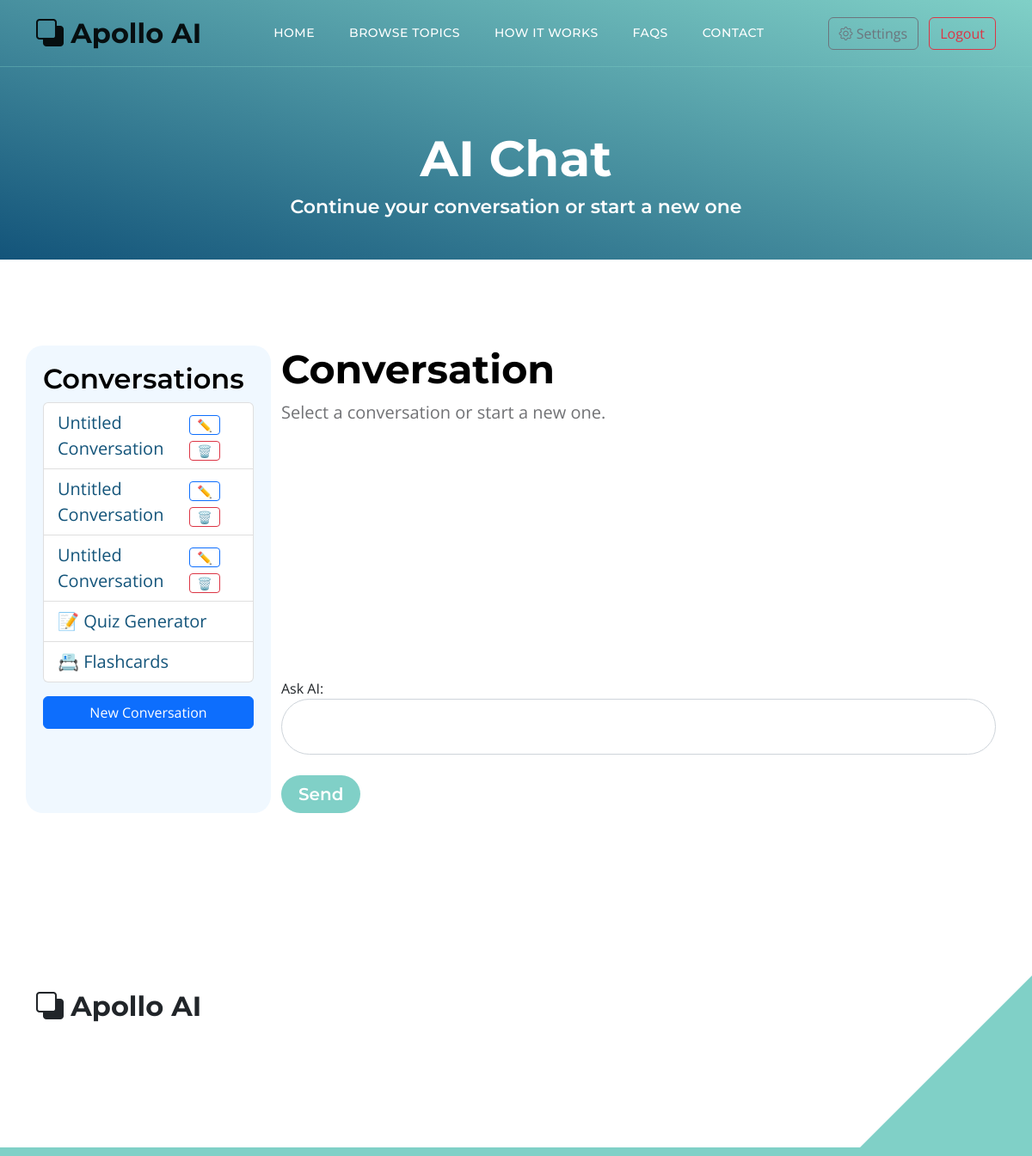
Page /main.php (signed in) on the committed database.
### tables this page shows
CREATE TABLE `conversations` (
  `id` int(11) NOT NULL,
  `user_id` int(11) NOT NULL,
  `title` varchar(255) DEFAULT 'Untitled Conversation',
  `created_at` timestamp NOT NULL DEFAULT current_timestamp()
);

### main.php (the view, shortened to what this page needs)
<?php
require 'db.php';
$conversation_id = $_GET['conversation_id'] ?? null;
$user_id = $_SESSION['user_id'];
$conversations = $db->query("SELECT * FROM conversations WHERE user_id = $user_id ORDER BY created_at DESC")->fetchAll(PDO::FETCH_ASSOC);
$messages = [];
?>
<!doctype html>
<html lang="en">
<head>
    <link href="css/bootstrap.min.css" rel="stylesheet">
    <link href="css/bootstrap-icons.css" rel="stylesheet">
    <link href="css/style.css" rel="stylesheet">
</head>
<body id="top">
<main>
    <nav class="navbar navbar-expand-lg">
        <div class="container">
            <a class="navbar-brand" href="index.php">
                <i class="bi-back"></i>
                <span>Apollo AI</span>
            </a>
            <div class="collapse navbar-collapse" id="navbarNav">
                <ul class="navbar-nav ms-lg-5 me-lg-auto">
                    <li class="nav-item"><a class="nav-link" href="index.php#section_1">Home</a></li>
                    <li class="nav-item"><a class="nav-link" href="index.php#section_2">Browse Topics</a></li>
                    <li class="nav-item"><a class="nav-link" href="index.php#section_3">How it works</a></li>
                    <li class="nav-item"><a class="nav-link" href="index.php#section_4">FAQs</a></li>
                    <li class="nav-item"><a class="nav-link" href="index.php#section_5">Contact</a></li>
                </ul>
                <div class="d-none d-lg-block">
                    <a href="settings.php" class="btn btn-outline-secondary ms-2" title="Settings"><i class="bi bi-gear"></i> Settings</a>
                    <?php if (isset($_SESSION['user_id'])): ?>
                        <a href="logout.php" class="btn btn-outline-danger ms-2">Logout</a>
                    <?php endif; ?>
                </div>
            </div>
        </div>
    </nav>
    <section class="hero-section d-flex justify-content-center align-items-center" style="padding-bottom:40px;">
        <div class="container">
            <div class="row">
                <div class="col-lg-12 text-center">
                    <h1 class="text-white">AI Chat</h1>
                    <h6 class="text-white">Continue your conversation or start a new one</h6>
                </div>
            </div>
        </div>
    </section>
    <section class="section-padding">
        <div class="container">
            <div class="row">
                <div class="col-lg-3 sidebar">
                    <h3>Conversations</h3>
                    <ul class="list-group">
                        <?php foreach ($conversations as $conv): ?>
                            <li class="list-group-item<?= ($conv['id'] == $conversation_id) ? ' active' : '' ?>">
                                <div class="d-flex justify-content-between align-items-center">
                                    <a href="main.php?conversation_id=<?= $conv['id'] ?>" style="text-decoration:none;<?= ($conv['id'] == $conversation_id) ? 'color:#fff;' : '' ?>">
                                        <?= htmlspecialchars($conv['title']) ?>
                                    </a>
                                    <div>
                                        <button class="btn btn-sm btn-outline-primary py-0 px-2 ms-1" onclick="showRenameForm(<?= $conv['id'] ?>, '<?= htmlspecialchars(addslashes($conv['title'])) ?>')">✏️</button>
                                        <form method="POST" action="main.php" style="display:inline;" onsubmit="return confirm('Delete this conversation?');">
                                            <button type="submit" class="btn btn-sm btn-outline-danger py-0 px-2 ms-1">🗑️</button>
                                        </form>
                                    </div>
                                </div>
                            </li>
                        <?php endforeach; ?>
                        <li class="list-group-item">
                            <a href="quiz.php" style="text-decoration:none;">📝 Quiz Generator</a>
                        </li>
                        <li class="list-group-item">
                            <a href="flashcards.php" style="text-decoration:none;">📇 Flashcards</a>
                        </li>
                    </ul>
                    <a href="main.php" class="btn btn-primary mt-3 w-100">New Conversation</a>
                </div>
                <div class="col-lg-9">
                    <h2>Conversation</h2>
                    <div style="min-height:300px;">
                        <?php if ($conversation_id): ?>
                            <?php foreach ($messages as $msg): ?>
                                <div class="chat-message <?= $msg['role'] ?>">
                                    <strong><?= ucfirst($msg['role']) ?>:</strong>
                                    <?= nl2br(htmlspecialchars($msg['content'])) ?>
                                </div>
                            <?php endforeach; ?>
                        <?php else: ?>
                            <p>Select a conversation or start a new one.</p>
                        <?php endif; ?>
                    </div>
                    <form method="POST" class="custom-form mt-4">
                        <div class="form-group mb-3">
                            <label for="question">Ask AI:</label>
                            <textarea id="question" name="question" class="form-control" rows="3" required></textarea>
                        </div>
                        <button type="submit" class="btn custom-btn">Send</button>
                    </form>
                </div>
            </div>
        </div>
    </section>
</main>
<footer class="site-footer section-padding">
    <div class="container">
        <div class="row">
            <div class="col-lg-3 col-12 mb-4 pb-2">
                <a class="navbar-brand mb-2" href="index.php">
                    <i class="bi-back"></i>
                    <span>Apollo AI</span>
                </a>
            </div>
            <div class="col-lg-3 col-md-4 col-6"></div>
            <div class="col-lg-3 col-md-4 col-6 mb-4 mb-lg-0"></div>
        </div>
    </div>
</footer>
</body>
</html>

### css/style.css (style rules this page uses)
:root { --white-color: #ffffff; --primary-color: #13547a; --secondary-color: #80d0c7; --section-bg-color: #f0f8ff; --custom-btn-bg-color: #80d0c7; --custom-btn-bg-hover-color: #13547a; --dark-color: #000000; --p-color: #717275; --border-color: #7fffd4; --link-hover-color: #13547a; --body-font-family: 'Open Sans', sans-serif; --title-font-family: 'Montserrat', sans-serif; --h1-font-size: 58px; --h2-font-size: 46px; --h3-font-size: 32px; --h4-font-size: 28px; --h5-font-size: 24px; --h6-font-size: 22px; --p-font-size: 20px; --menu-font-size: 14px; --btn-font-size: 18px; --copyright-font-size: 16px; --border-radius-large: 100px; --border-radius-medium: 20px; --border-radius-small: 10px; --font-weight-normal: 400; --font-weight-medium: 500; --font-weight-semibold: 600; --font-weight-bold: 700; }
body { background-color: var(--white-color); font-family: var(--body-font-family); }
h2, h3, h4, h5, h6 { color: var(--dark-color); }
h1, h2, h3, h4, h5, h6 { font-family: var(--title-font-family); font-weight: var(--font-weight-semibold); }
h1 { font-size: var(--h1-font-size); font-weight: var(--font-weight-bold); }
h2 { font-size: var(--h2-font-size); font-weight: var(--font-weight-bold); }
h3 { font-size: var(--h3-font-size); }
h6 { color: var(--primary-color); font-size: var(--h6-font-size); }
p { color: var(--p-color); font-size: var(--p-font-size); font-weight: var(--font-weight-normal); }
ul li { color: var(--p-color); font-size: var(--p-font-size); font-weight: var(--font-weight-normal); }
a, button { touch-action: manipulation; transition: all 0.3s; }
a { display: inline-block; color: var(--primary-color); text-decoration: none; }
.section-padding { padding-top: 100px; padding-bottom: 100px; }
.custom-btn { background: var(--custom-btn-bg-color); border: 2px solid transparent; border-radius: var(--border-radius-large); color: var(--white-color); font-size: var(--btn-font-size); font-weight: var(--font-weight-semibold); line-height: normal; transition: all 0.3s; padding: 10px 20px; }
.navbar { background: transparent; border-bottom: 1px solid rgba(128, 208, 199, 0.35); z-index: 9; }
.navbar-brand, .navbar-brand:hover { font-size: var(--h3-font-size); font-weight: var(--font-weight-bold); display: block; }
.navbar-brand span { font-family: var(--title-font-family); }
.navbar-expand-lg .navbar-nav .nav-link { border-radius: var(--border-radius-large); margin: 10px; padding: 10px; }
.navbar-nav .nav-link { display: inline-block; color: var(--white-color); font-family: var(--title-font-family); font-size: var(--menu-font-size); font-weight: var(--font-weight-medium); text-transform: uppercase; letter-spacing: 0.5px; position: relative; padding-top: 15px; padding-bottom: 15px; }
.hero-section { background-image: linear-gradient(15deg, #13547a 0%, #80d0c7 100%); position: relative; overflow: hidden; padding-top: 150px; padding-bottom: 150px; }
.custom-form .form-control { border-radius: var(--border-radius-large); color: var(--p-color); margin-bottom: 24px; padding-top: 13px; padding-bottom: 13px; padding-left: 20px; outline: none; }
.custom-form button[type="submit"] { background: var(--custom-btn-bg-color); border: none; border-radius: var(--border-radius-large); color: var(--white-color); font-family: var(--title-font-family); font-size: var(--p-font-size); font-weight: var(--font-weight-semibold); transition: all 0.3s; margin-bottom: 0; }
.site-footer { border-bottom: 10px solid var(--secondary-color); position: relative; }
.site-footer::after { content: ""; position: absolute; bottom: 0; right: 0; width: 0; height: 0; border-style: solid; border-width: 0 0 200px 200px; border-color: transparent transparent var(--secondary-color) transparent; pointer-events: none; }
textarea.form-control { padding-top: 60px !important; padding-bottom: 20px !important; min-height: 20px; resize: vertical; }
textarea.form-control { min-height: 44px; max-height:65px; padding-top: 15px !important; padding-bottom: 1px !important; resize: none; overflow-y: hidden; }

### main.php (style rules this page uses)
.sidebar { background: var(--section-bg-color); border-radius: var(--border-radius-medium); padding: 20px; min-height: 400px; }

### rows in the picture
conversations: title "Untitled Conversation"
conversations: title "Untitled Conversation"
conversations: title "Untitled Conversation"
